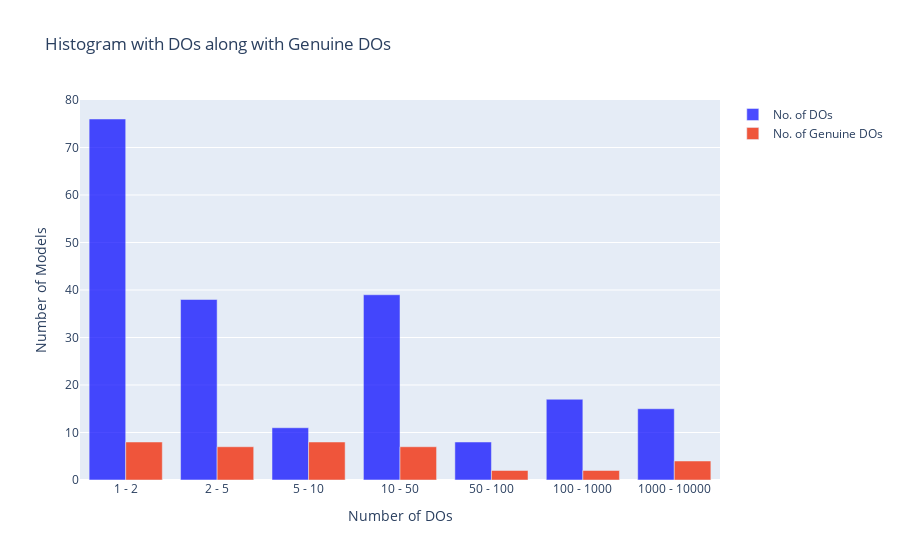

Here is the notebook cell this chart was saved with:
### Code cell
import plotly.graph_objects as go
import numpy as np

bins = [1, 2, 5, 10, 50, 100, 1000, 10000]

hist, bin_edges = np.histogram(df['No. of Dos'], bins)
hist2, bin_edges = np.histogram(df['4a. No. of Genuine DOs'], bins)

# Create plotly histogram
fig = go.Figure()

# Add histogram trace
fig.add_trace(go.Bar(
    x=[f"{bins[i]} - {bins[i+1]}" for i in range(len(bins) - 1)],
    y=hist,
    marker_color='blue',
    opacity=0.7,
    name='No. of DOs'
))

fig.add_trace(go.Bar(
    x=[f"{bins[i]} - {bins[i+1]}" for i in range(len(bins) - 1)],
    y=hist2,
    name='No. of Genuine DOs'))

# Update layout
fig.update_layout(
    title='Histogram with DOs along with Genuine DOs',
    xaxis=dict(title='Number of DOs'),
    yaxis=dict(title='Number of Models')
)

# Show plot
fig.show()

### Figure 1 — Plotly figure (JSON) as saved in the notebook; plotly's stock layout.template omitted (floating-point values rounded to 4 significant figures)
{"data": [{"marker": {"color": "blue"}, "name": "No. of DOs", "opacity": 0.7, "type": "bar", "x": ["1 - 2", "2 - 5", "5 - 10", "10 - 50", "50 - 100", "100 - 1000", "1000 - 10000"], "y": [76, 38, 11, 39, 8, 17, 15]}, {"name": "No. of Genuine DOs", "type": "bar", "x": ["1 - 2", "2 - 5", "5 - 10", "10 - 50", "50 - 100", "100 - 1000", "1000 - 10000"], "y": [8, 7, 8, 7, 2, 2, 4]}], "layout": {"title": {"text": "Histogram with DOs along with Genuine DOs"}, "xaxis": {"title": {"text": "Number of DOs"}}, "yaxis": {"title": {"text": "Number of Models"}}}}
